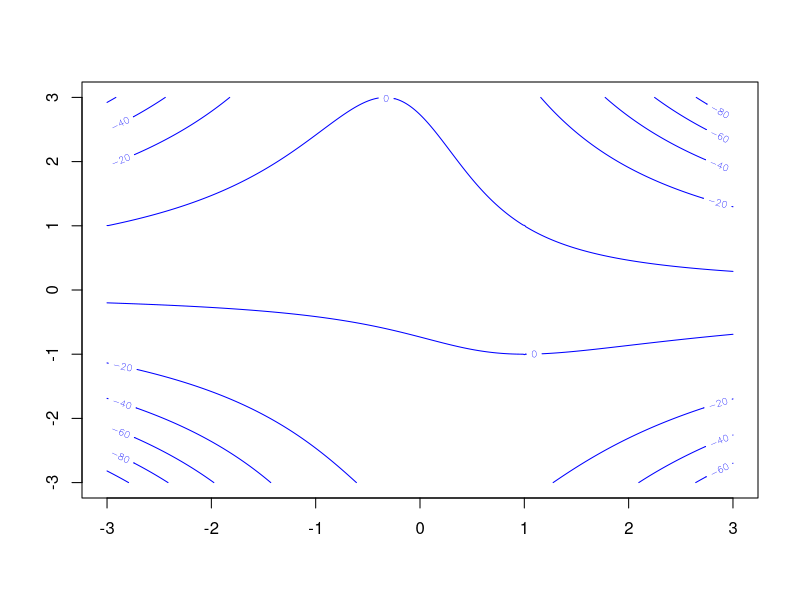

The R source for this figure:
########################## INIT CODE ###########################################
rm(list = ls())

########################## [ 1 a ] #############################################
# The gradient and the Hessian matrix is as follows
# Gradient of g = (-2x - 2xy^2 - 2y + 2, -2x^2y - 2x)
# Hessian of g = (-2y^2 - 2, -4xy - 2, -4xy - 2, -2x^2)

# Function g
g <- function(x, y) {
  ret <- -x^2 - x^2 * y^2 - 2 * x * y + 2 * x + 2
  return(ret)
}

# First derivative
dg <- function(x, y) {
  ret <- matrix(data = c(-2 * x - 2 * x * y^2 - 2 * y  + 2,
                         -2 * x^2 * y - 2 * x),
                ncol = 1, nrow = 2)
  return(ret)
}

# Second derivative
d2g <- function(x, y) {
  ret <- matrix(data = c(-2 * y^2 - 2, -4 * x * y - 2,
                         -4 * x * y - 2, -2 * x^2),
                ncol = 2, nrow = 2)
  return(ret)
}

# Draw contour plot
n <- 3
x <- seq(-n, n, by = 0.01)
y <- seq(-n, n, by = 0.01)
dx <- length(x)
dy <- length(y)
gx <- matrix(rep(NA, dx * dy), nrow = dx, ncol = dy)
gx <- sapply(y, function(i) sapply(x, function(j) g(i, j)))

contour(x, y, gx, nlevels = 7, col = "blue")
################################################################################


########################## [ 1 b ] #############################################
# define distance of two points
distance <- function(xt1, xt0) {
  ret <- t(xt1 - xt0) %*% (xt1 - xt0)
  return(ret[1][1])
}

# newton function with eps = 1e-8 and max_step = 1000
# x0 is the initial value
newton <- function(x0, eps = 1e-8, max_step = 1000) {
  xt0  <- x0
  for (i in 1:max_step){
    xt1  <- xt0 - solve(d2g(xt0[1], xt0[2])) %*% dg(xt0[1], xt0[2])
    criterion <- distance(xt1, xt0)
    # we get the qualified result
    if (criterion < eps) {
      cat("Converged after ", i, " steps\n")
      return(xt1)
    }
    xt0 <- xt1
  }
  # after max_step steps, we still cannot get the qualified result
  cat("Did not converge after", max_step, " steps\n")
  return(NULL)
}
################################################################################


########################## [ 1 c ] #############################################
# let's use (2,0),(-1,2),(0,-1) and (0,2) as initial values.
# and we get the following results using the newton function above.

# we use the default and max_step.
newton_value_1 <- newton(matrix(c(2, 0), nrow = 2, ncol = 1))
newton_value_2 <- newton(matrix(c(-1, 2), nrow = 2, ncol = 1))
newton_value_3 <- newton(matrix(c(0, -1), nrow = 2, ncol = 1))
newton_value_4 <- newton(matrix(c(0, 2), nrow = 2, ncol = 1))

# We find the following results.
# (1,-1),(7.022621e-12,1),(0,1),(0,1)

# It seems that we have 2 points (1,-1)(init point 1) and (0,1)(init point 2-4)

# we can calculate the Gradient vector and Hessian matrix of g at these points
# using dg and d2g function defined above. The result is as follows.

gradient_1 <- dg(1, -1)
gradient_2 <- dg(-0, 1)

hessian_1 <-  d2g(1, -1)
hessian_2 <-  d2g(0, 1)

check_type <- function(hessian_matrix) {
  eigenvalues <- eigen(hessian_matrix)$values
  if (all(eigenvalues > 0)) {
    cat("Local minimum\n")
  } else if (all(eigenvalues < 0)) {
    cat("Local maximum\n")
  } else {
    cat("Saddle point\n")
  }
}
check_type(hessian_1)
check_type(hessian_2)

#  |  Point | Gradient | Hessian             |  Type        |
#  |:---:   |:---:     |:---:                | :---:        |
#  |(1, -1) | 0 & 0    |  -4 & 2  \\ 2  & -2 | Local maximum|
#  |(0, 1)  | 0 & 0    |  -4 & -2 \\ -2 & 0  | Saddle point |

# According to the table above and the contour plot, we can find that
# point (0,1) are the global maximum if x,y \in [-3, 3] range.
################################################################################

########################## [ 1 d] #############################################
# The advantages of the steepest ascent algorithm is that it is easy to
# calculate without need to consider about the second derivative of the
# function. But the steepest ascent algorithm is not as efficient as the
# Newton method.

# Newton method, can get the answer much faster than other methods,however, it
# cannot guaranteed that g(x) will increase every single step. And we have to
# calculate the second derivative of the function. Another thing we need to
# mention is that we have to choose a proper initial value to get a convergent
# result. If we choose a bad initial value, we may get a diverge result since
# the Newton method is sensitive to the initial value.

################################################################################
